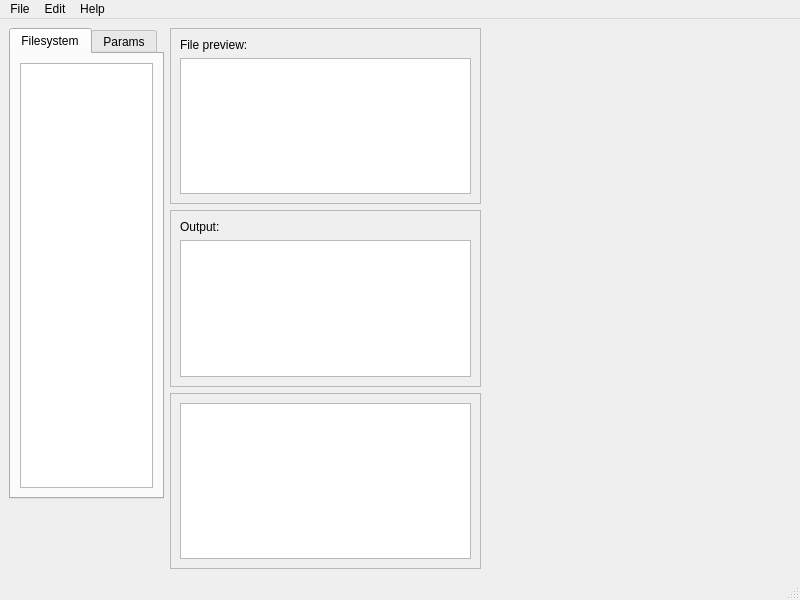
<?xml version="1.0" encoding="UTF-8"?>
<ui version="4.0">
 <class>MainWindow</class>
 <widget class="QMainWindow" name="MainWindow">
  <property name="geometry">
   <rect>
    <x>0</x>
    <y>0</y>
    <width>800</width>
    <height>600</height>
   </rect>
  </property>
  <property name="maximumSize">
   <size>
    <width>16777215</width>
    <height>16777215</height>
   </size>
  </property>
  <property name="windowTitle">
   <string>MainWindow</string>
  </property>
  <property name="styleSheet">
   <string notr="true"/>
  </property>
  <widget class="QWidget" name="centralwidget">
   <property name="sizePolicy">
    <sizepolicy hsizetype="Preferred" vsizetype="Preferred">
     <horstretch>0</horstretch>
     <verstretch>0</verstretch>
    </sizepolicy>
   </property>
   <layout class="QHBoxLayout" name="horizontalLayout" stretch="1,2,2">
    <item>
     <layout class="QVBoxLayout" name="projectMenuLayout">
      <property name="sizeConstraint">
       <enum>QLayout::SetDefaultConstraint</enum>
      </property>
      <item>
       <widget class="QTabWidget" name="tabWidget">
        <property name="currentIndex">
         <number>0</number>
        </property>
        <widget class="QWidget" name="dir_tab">
         <attribute name="title">
          <string>Filesystem</string>
         </attribute>
         <layout class="QVBoxLayout" name="verticalLayout_2">
          <item>
           <widget class="QTreeView" name="projectDirView">
            <property name="sizePolicy">
             <sizepolicy hsizetype="Expanding" vsizetype="Expanding">
              <horstretch>1</horstretch>
              <verstretch>1</verstretch>
             </sizepolicy>
            </property>
            <property name="maximumSize">
             <size>
              <width>16777215</width>
              <height>16777215</height>
             </size>
            </property>
           </widget>
          </item>
         </layout>
        </widget>
        <widget class="QWidget" name="project_tab">
         <attribute name="title">
          <string>Params</string>
         </attribute>
         <layout class="QVBoxLayout" name="verticalLayout_3">
          <item>
           <widget class="QListView" name="projectDataView"/>
          </item>
         </layout>
        </widget>
       </widget>
      </item>
      <item>
       <layout class="QHBoxLayout" name="logoLayout" stretch="0">
        <property name="sizeConstraint">
         <enum>QLayout::SetDefaultConstraint</enum>
        </property>
        <property name="bottomMargin">
         <number>0</number>
        </property>
        <item>
         <widget class="QLabel" name="labelLogo">
          <property name="sizePolicy">
           <sizepolicy hsizetype="Preferred" vsizetype="Preferred">
            <horstretch>0</horstretch>
            <verstretch>0</verstretch>
           </sizepolicy>
          </property>
          <property name="minimumSize">
           <size>
            <width>64</width>
            <height>64</height>
           </size>
          </property>
          <property name="maximumSize">
           <size>
            <width>64</width>
            <height>64</height>
           </size>
          </property>
          <property name="baseSize">
           <size>
            <width>0</width>
            <height>0</height>
           </size>
          </property>
          <property name="text">
           <string/>
          </property>
          <property name="pixmap">
           <pixmap resource="resources.qrc">:/images/logo.png</pixmap>
          </property>
          <property name="scaledContents">
           <bool>true</bool>
          </property>
          <property name="alignment">
           <set>Qt::AlignCenter</set>
          </property>
          <property name="wordWrap">
           <bool>false</bool>
          </property>
         </widget>
        </item>
       </layout>
      </item>
     </layout>
    </item>
    <item>
     <layout class="QVBoxLayout" name="projectDetailsLayout" stretch="1,1,1">
      <item>
       <widget class="QFrame" name="filePreviewFrame">
        <property name="frameShape">
         <enum>QFrame::StyledPanel</enum>
        </property>
        <property name="frameShadow">
         <enum>QFrame::Raised</enum>
        </property>
        <layout class="QVBoxLayout" name="verticalLayout">
         <item>
          <widget class="QLabel" name="label_2">
           <property name="text">
            <string>File preview:</string>
           </property>
          </widget>
         </item>
         <item>
          <widget class="QPlainTextEdit" name="filePreview">
           <property name="readOnly">
            <bool>true</bool>
           </property>
          </widget>
         </item>
        </layout>
       </widget>
      </item>
      <item>
       <widget class="QFrame" name="consoleOutputFrame">
        <property name="enabled">
         <bool>true</bool>
        </property>
        <property name="frameShape">
         <enum>QFrame::StyledPanel</enum>
        </property>
        <property name="frameShadow">
         <enum>QFrame::Raised</enum>
        </property>
        <layout class="QVBoxLayout" name="verticalLayout_4">
         <item>
          <widget class="QLabel" name="label">
           <property name="text">
            <string>Output:</string>
           </property>
          </widget>
         </item>
         <item>
          <widget class="QTextEdit" name="consoleOutput">
           <property name="readOnly">
            <bool>true</bool>
           </property>
          </widget>
         </item>
        </layout>
       </widget>
      </item>
      <item>
       <widget class="QFrame" name="codeEditorFrame">
        <property name="frameShape">
         <enum>QFrame::StyledPanel</enum>
        </property>
        <property name="frameShadow">
         <enum>QFrame::Raised</enum>
        </property>
        <layout class="QVBoxLayout" name="verticalLayout_5">
         <item>
          <layout class="QHBoxLayout" name="codeEditorButtons"/>
         </item>
         <item>
          <widget class="QPlainTextEdit" name="plainTextEdit"/>
         </item>
        </layout>
       </widget>
      </item>
     </layout>
    </item>
    <item>
     <layout class="QVBoxLayout" name="projectVisualisationLayout"/>
    </item>
   </layout>
  </widget>
  <widget class="QMenuBar" name="menubar">
   <property name="geometry">
    <rect>
     <x>0</x>
     <y>0</y>
     <width>800</width>
     <height>21</height>
    </rect>
   </property>
   <widget class="QMenu" name="menuFile">
    <property name="title">
     <string>File</string>
    </property>
    <addaction name="actionNew_Project"/>
    <addaction name="actionOpen_Project"/>
    <addaction name="actionBuild_Project"/>
    <addaction name="actionExportDefault_Project"/>
    <addaction name="actionRun_Project"/>
    <addaction name="actionOpen_in_FileManager"/>
   </widget>
   <widget class="QMenu" name="menuEdit">
    <property name="title">
     <string>Edit</string>
    </property>
    <addaction name="actionChange_BioDynaMo_Path"/>
   </widget>
   <widget class="QMenu" name="menuHelp">
    <property name="title">
     <string>Help</string>
    </property>
    <addaction name="actionUser_Help"/>
    <addaction name="actionDeveloper_Help"/>
    <addaction name="actionLicence"/>
    <addaction name="actionBiodynamo_GitHub"/>
    <addaction name="actionThis_App_GitHub"/>
   </widget>
   <addaction name="menuFile"/>
   <addaction name="menuEdit"/>
   <addaction name="menuHelp"/>
  </widget>
  <widget class="QStatusBar" name="statusbar"/>
  <action name="actionNew_Project">
   <property name="text">
    <string>New Project</string>
   </property>
  </action>
  <action name="actionOpen_Project">
   <property name="text">
    <string>Open Project</string>
   </property>
  </action>
  <action name="actionSave_Project">
   <property name="text">
    <string>Save Project</string>
   </property>
  </action>
  <action name="actionBuild_Project">
   <property name="text">
    <string>Build Project</string>
   </property>
  </action>
  <action name="actionExportDefault_Project">
   <property name="text">
    <string>Export Default Parameters</string>
   </property>
  </action>
  <action name="actionRun_Project">
   <property name="text">
    <string>Run Project</string>
   </property>
  </action>
  <action name="actionChange_BioDynaMo_Path">
   <property name="text">
    <string>Change BioDynaMo Path</string>
   </property>
  </action>
  <action name="actionUser_Help">
   <property name="text">
    <string>User Help</string>
   </property>
  </action>
  <action name="actionDeveloper_Help">
   <property name="text">
    <string>Developer Help</string>
   </property>
  </action>
  <action name="actionLicence">
   <property name="text">
    <string>Licence</string>
   </property>
  </action>
  <action name="actionOpen_in_FileManager">
   <property name="text">
    <string>Open in Explorer</string>
   </property>
  </action>
  <action name="actionBiodynamo_GitHub">
   <property name="text">
    <string>BioDyNamo GitHub</string>
   </property>
  </action>
  <action name="actionThis_App_GitHub">
   <property name="text">
    <string>Source Code (GitHub)</string>
   </property>
  </action>
 </widget>
 <resources>
  <include location="resources.qrc"/>
 </resources>
 <connections/>
</ui>
